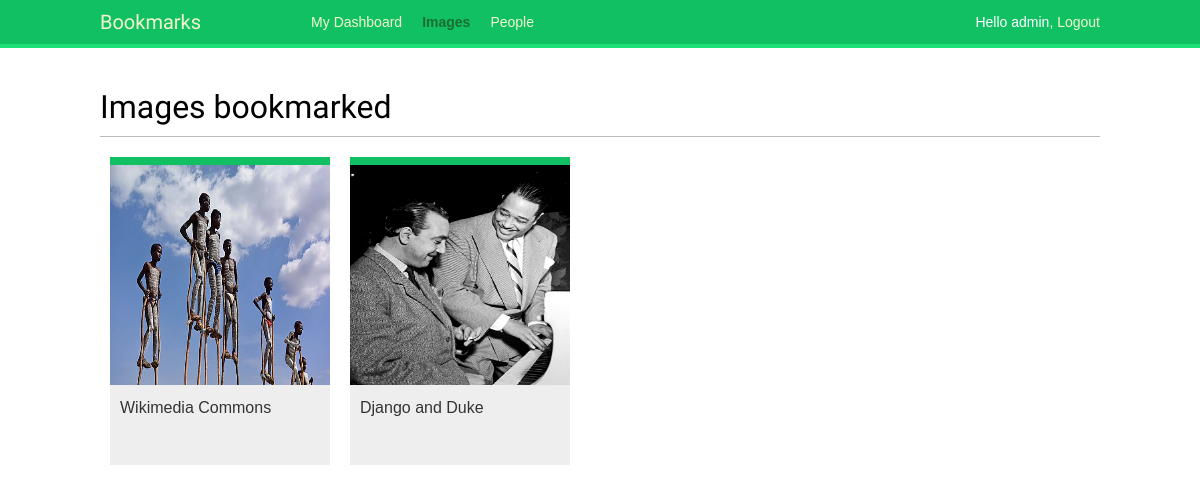
The app's page /images/ (signed in) with its own data.
### images/models.py (models this page shows, shortened)
class Image(models.Model):
    user = models.ForeignKey(settings.AUTH_USER_MODEL, related_name='images_created', on_delete=models.CASCADE)
    title = models.CharField(max_length=200)
    slug = models.SlugField(max_length=200, blank=True)
    url = models.URLField(max_length=2000)
    image = models.ImageField(upload_to='images/%Y/%m/%d/')
    description = models.TextField(blank=True)
    created = models.DateField(auto_now_add=True)
    users_like = models.ManyToManyField(settings.AUTH_USER_MODEL, related_name='images_liked', blank=True)
    class Meta:
        indexes = [
            models.Index(fields=['-created'])
        ]
        ordering = ['-created']
    def get_absolute_url(self):
        return reverse("images:detail", args=[self.id, self.slug])

### images/views.py (the view)
# urls.py: path('', views.image_list, name='list'),
@login_required
def image_list(request):
    images = Image.objects.all()
    paginator = Paginator(images, 8)
    page = request.GET.get('page')
    images_only = request.GET.get('images_only')
    try:
        images = paginator.page(page)
    except PageNotAnInteger:
        images = paginator.page(1)
    except EmptyPage:
        if images_only:
            return HttpResponse('')
        images = paginator.page(paginator.num_pages)
    if images_only:
        return render(request, 'images/image/list_image.html', {'section':'images','images':images})
    return render(request, 'images/image/list.html', {'section':'images', 'images':images})

### images/templates/images/image/list.html (shortened to what this page needs)
{% extends "base.html" %}
{% block content %}
    <h1>Images bookmarked</h1>
    <div id="image-list">
        {% include "images/image/list_images.html" %}
    </div>
{% endblock content %}

### account/templates/base.html (shortened to what this page needs)
{% load static %}
<!DOCTYPE html>
<html lang="en">
<head>
    <link href="{% static "css/base.css" %}" rel="stylesheet">
</head>
<body>
    <div id="header">
        <span class="logo">Bookmarks</span>
        {% if request.user.is_authenticated %}
            <ul class="menu">
                <li {% if section == 'dashboard' %}class='selected'{% endif %}>
                    <a href="{% url 'dashboard' %}">My Dashboard</a>
                </li>
                <li {% if section == 'images' %}class='selected'{% endif %}>
                    <a href="{% url 'images:list' %}">Images</a>
                </li>
                <li {% if section == "people" %}class="selected"{% endif %}>
                    <a href="#">People</a>
                </li>
            </ul>
        {% endif %}
        <span class='user'>
            {% if request.user.is_authenticated %}
                Hello {{ request.user.first_name|default:request.user.username }},
                <a href="{% url "logout" %}">Logout</a>
            {% else %}
                <a href="{% url "login" %}">Log-in</a>
            {% endif %}
        </span>
    </div>
    <div id="content">
        {% block content %}
        {% endblock content %}
    </div>
</body>
</html>

### images/templates/images/image/list_images.html
{% load thumbnail %}
{% for image in images %}
    <div class="image">
        <a href="{{ image.get_absolute_url }}">
            {% thumbnail image.image 300x300 crop="smart" as im %}
            <a href="{{ image.get_absolute_url }}">
                <img src="{{ im.url }}">
            </a>
        </a>
        <div class="info">
            <a href="{{ image.get_absolute_url }}" class="title">
                {{image.title}}
            </a>
        </div>
    </div>
{% endfor %}

### account/static/css/base.css (style rules this page uses)
body { margin:0; padding:0; font-family:helvetica, sans-serif; }
a { color:#12c064; text-decoration:none; }
h1, h2, h3, h4, h5 , h6 { font-family: 'Muli', sans-serif; font-weight:normal; }
h1 { border-bottom:1px solid #bbb; padding:0 0 10px 0; margin:10px 0 20px 0; }
#header { padding:10px 100px; font-size:14px; background:#12c064; color:#fff; border-bottom:4px solid #1cdf78; overflow:auto; }
#header .logo { font-family: 'Muli', sans-serif; float:left; color:#f3f7cc; font-size:20px; margin-right:10%; }
#header ul.menu { list-style:none; float:left; margin:0; padding:0; }
#header ul.menu li { float:left; padding:4px 10px; }
#header ul.menu li.selected a, #header ul.menu li.selected a:hover { color:#1b6d32; font-weight:bold; }
#header a { color:#f3f7cc; }
#header .user { float:right; padding-top:4px; }
#content { padding:30px 100px; }
#image-list { overflow:hidden; }
#image-list .image { float:left; width:220px; height:300px; margin:0 10px 10px 10px; border-top:8px solid #12c064; background:#eee; }
#image-list img { width:220px; height:220px; }
#image-list .info { padding:10px; }
#image-list .info a { color:#333; }

### records on screen
Image: shows a picture, title "Wikimedia Commons"
Image: shows a picture, title "Django and Duke"

### other values on screen
{{ request.user.first_name|default:request.user.username }} "admin"
